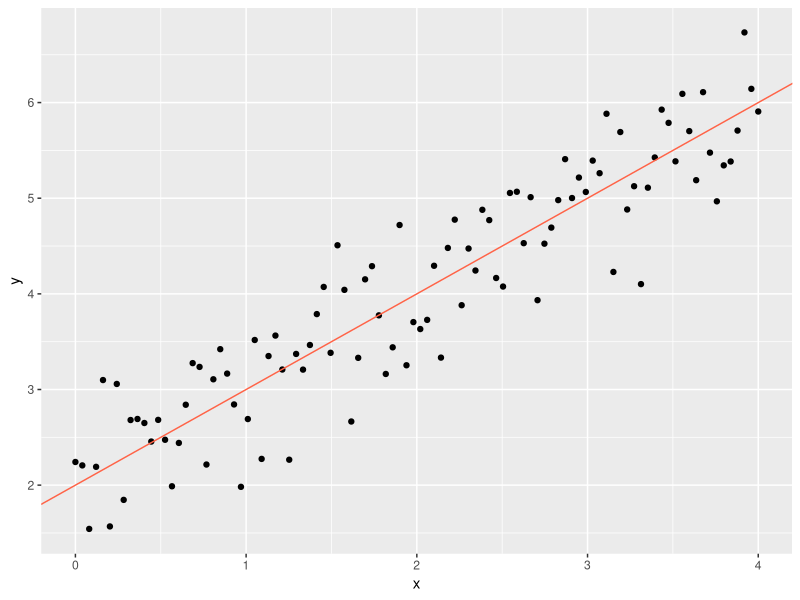

R code for this plot:
## ---- chunk 1
# The model parameters
alpha <- 2
beta <- 1
sigma <- 0.5

# how many data points to simulate
n <- 100

# The predictors values for each of the n data points
x <- seq(0, 4, length.out = n)
## ---- chunk 2
mu <- alpha + x * beta
y = rnorm(n, mean = mu, sd = sigma)
## ---- chunk 3
library(tidyverse)

ggplot(tibble(x, y), aes(x, y)) +
  geom_point() +
  geom_abline(
    intercept = alpha,
    slope = beta,
    color = "tomato"
  )
## ---- chunk 4

## ---- chunk 5
